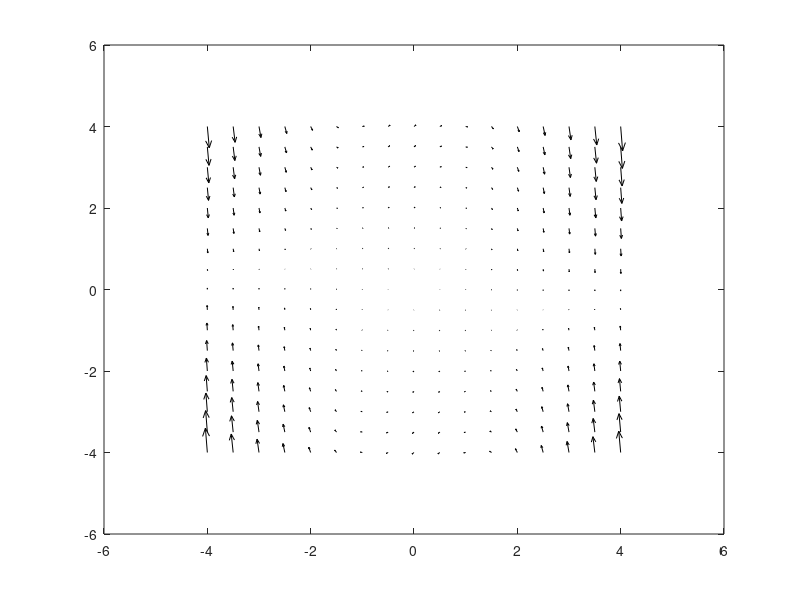

The MATLAB script that drew this image: (Note: this script raises an error after producing the figure.)

% Van Der Pol parameters
mu = 1.0;               % see wiki page

% Phase portrait parameters
Nx = 4;                 % Quiver grid extent
dx = 0.5;               % Quiver grid resolution

% Trajectory parameters
tmax = 20;              % Trajectory time-span





% Generate phase portrait
[x, y] = meshgrid(-Nx:dx:Nx, -Nx:dx:Nx);% Setup grid
xdot = y;                               % xdot (http://www.math.psu.edu/melvin/phase/newphase.html)
ydot = (1-x.^2).*y-x;                   % ydot (                        "                         )
figure; quiver(x,y,xdot, ydot,'k');     % Draw quiver plot (arrows)

% Simulate trajectory (1)
y0 = [-3.5 3];                          % Initial conditions
tspan = [0, tmax];                      % Time span
ode = @(t,y) vanderpoldemo(t,y,mu);     % Matlab comes with a Van Der Pol demo function
[t,y] = ode45(ode, tspan, y0);          % Ordinary differential equation solver (numerical)
hold('on'); plot(y(:,1),y(:,2),'k');    % Overlay trajectory onto quiver
plot(y(1,1),y(1,2),'k*');               % Highlight start point

% Simulate trajectory (2)
y0 = [-2 -4];                           % Change initial conditions
[t,y] = ode45(ode, tspan, y0);          % Ordinary differential equation solver (numerical)
hold('on'); plot(y(:,1),y(:,2),'k');    % Overlay trajectory onto quiver
plot(y(1,1),y(1,2),'k*');               % Highlight start point

% Simulate trajectory (3)
y0 = [-2 4];                            % Change initial conditions
[t,y] = ode45(ode, tspan, y0);          % Ordinary differential equation solver (numerical)
hold('on'); plot(y(:,1),y(:,2),'k');    % Overlay trajectory onto quiver
plot(y(1,1),y(1,2),'k*');               % Highlight start point
